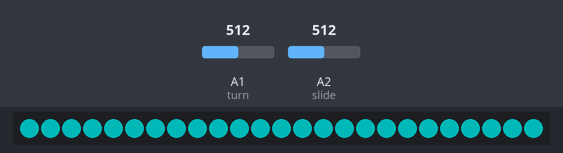
Simulated run of this sketch. Board: Arduino Uno, built with avr-gcc and run on an emulated ATmega328P. Shown: 25 RGB LEDs in strip order, left to right. The inputs (shaded band) are chosen by the test bench; at power-on: A2 (slide) = 512, A1 (turn) = 512. Dim RGB values are drawn brighter than linear; random numbers use the default seed unless the sketch sets one.

Above: at 1.2 s.
1.3 s: A2 (slide) set to 0
At 1.68 s:
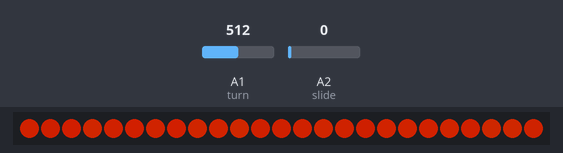
4.0 s: A2 (slide) set to 122
At 6.1 s:
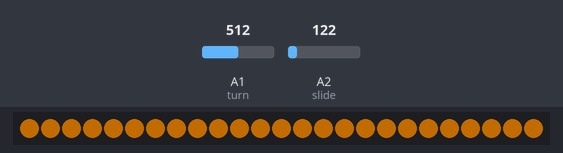
6.4 s: A2 (slide) set to 265
At 7.6 s:
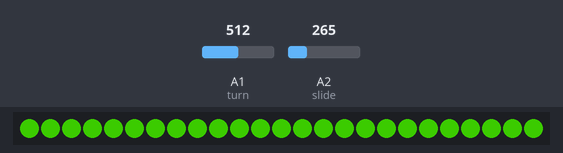
7.9 s: A2 (slide) set to 610
At 9.1 s:
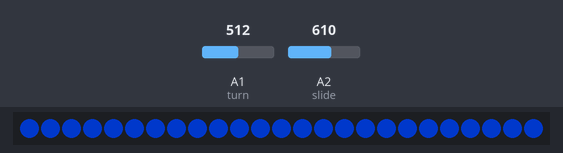
9.4 s: A2 (slide) set to 900
At 10.6 s:
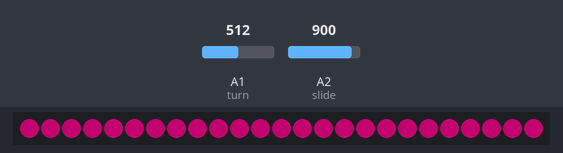
10.9 s: A1 (turn) set to 610
Timing chart, 0 to 13.4 s (numbered marks = the images above; inputs shaded):
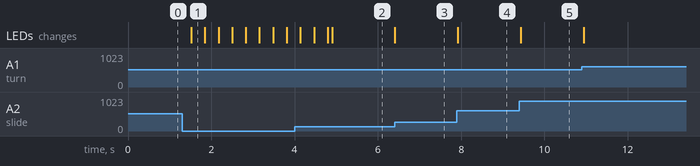

The sketch:

dbBoardsSetTheMood.ino
```cpp
// (licence header left out)
//---------------------------------------------------------------------------------------------------------
#include <Adafruit_NeoPixel.h>        // https://github.com/adafruit/Adafruit_NeoPixel
#define PIN 1                         // Pin 1 for communication with LED strip
// 25  Number of pixels in strip, NEO_GRB  Pixels are wired for GRB bitstream, NEO_KHZ800  800 KHz bitstream
Adafruit_NeoPixel strip = Adafruit_NeoPixel(25, PIN, NEO_GRB + NEO_KHZ800);
//-----------------------------------------------------------------------------------------------------------
int slide = 2, turn = 1, photo = 0;   // Analog pins for LED controls

//-----------------------------------------------------------------------------------------------------------
void setup() {                        // The setup program runs only once after power-up or reset
  strip.begin();                      // Activate the LED strand
  strip.show();                       // Initialize all pixels to 'off'
  randomSeed(analogRead(5));          // Use floating Analog pin to generate random sequence

}
//-----------------------------------------------------------------------------------------------------------
void loop() {                         // Loop checks the analog board to create the users desired display
  int maxB = analogRead(turn);        // Get the brightness from the turn knob
  maxB = map(maxB, 0, 1023, 255, 20); // Map the value between 255 and 20 for the LEDs so it is like volume
  // If the lights in the room are off and the brightness is set to 0, turn the stip to full brightness
  if(maxB == 20 && analogRead(photo) < 600) maxB = 255;
  int slideVal = analogRead(slide);   // Get the color selection from the slider and map it to 3x brightness
  slideVal = map(slideVal, 0, 1023, 0, maxB * 3);
  if(slideVal < 3){                   // If the slider is pulled close to all the way down
    int fire = random(0, 20);         // Create a random flare value on the strip
    firePlace(maxB, fire);            // Run the fireplace visual with the new flare position
  }
  else{
    showColor(maxB,slideVal);      // Otherwise, use the value to select and display a color
    delay(300);
  }
}
//-----------------------------------------------------------------------------------------------------------

//-----------------------------------------------------------------------------------------------------------
void showColor(int bright, int val){  // Use the slider value to create the selected color on the LEDs
  if(val < bright){                   // If the slider is in the first third
    for(int a = 0; a < 25; a++){      // Turn all the LEDs to the selected red/green color
      strip.setPixelColor(a, strip.Color(bright-val,val,0));
    }
  }
  else if(val < 2*bright){            // If the slider is in the second third
    for(int b = 0; b < 25; b++){      // Turn all the LEDs to the selected green/blue color
      strip.setPixelColor(b, strip.Color(0,bright-(val-bright),val-bright));
    }
  }
  else{                               // If the slider is in the last third
    for(int c = 0; c < 25; c++){      // Turn all the LEDs to the selected blue/red color
      strip.setPixelColor(c, strip.Color(val-(2*bright),0,bright-(val-(2*bright))));
    }
  }
  strip.show();                       // Show the current color on the LED strip
}
//-----------------------------------------------------------------------------------------------------------
void firePlace(int bri, int flare){   // Create a lighting effect of burning embers
  int flareDelay = random(1,100);     // Create a random delay for the flare to give the fire life
  for(int d = 0; d < flareDelay; d++){// During that delay
    for(int e = 0; e < 25; e++){      // Set every LED to a random redish yellow color
      strip.setPixelColor(e,strip.Color(
        random((bri/2)+(bri/3),(bri/2)+(bri/3)+(bri/20)),random((bri/2)-(bri/3)-(bri/20),(bri/2)-(bri/3)),0));
    }
    strip.show();                     // Show the new random strip
    delay(30);                        // Wait for 30 milliseconds to run the for loop again
  }
  for(int f = 0; f < 7; f++){         // Wait through the 5 pixel brush cycle
    for(int g = 0; g < 25; g++){      // Turn all the LEDs to a random redish yellow color
      strip.setPixelColor(g,strip.Color(
        random((bri/2)+(bri/3),(bri/2)+(bri/3)+(bri/20)),random((bri/2)-(bri/3)-(bri/20),(bri/2)-(bri/3)),0));
    }
    // Brush 3 LEDs over a 5 LED space to create a flare with brighter color
    if(f<3) strip.setPixelColor(flare, strip.Color(bri,bri/5,bri/20));
    if(f>0 && f<4) strip.setPixelColor(flare+1, strip.Color(bri,bri/5,bri/20));
    if(f>1 && f<5) strip.setPixelColor(flare+2, strip.Color(bri,bri/5,bri/20));
    if(f>2 && f<6) strip.setPixelColor(flare+3, strip.Color(bri,bri/5,bri/20));
    if(f>3) strip.setPixelColor(flare+4, strip.Color(bri,bri/5,bri/20));
    strip.show();                     // Show the next step of the flare
    delay(30);                        // Wait 30 milliseconds to continue the flare
  }
}
//-----------------------------------------------------------------------------------------------------------
```

Measured:
- after the input at 1.3 s, the LEDs: change after 0.22 s (image 1)
- after the input at 6.4 s, the LEDs: change at once (image 3)
- after the input at 7.9 s, the LEDs: change at once (image 4)
- after the input at 9.4 s, the LEDs: change at once (image 5)
